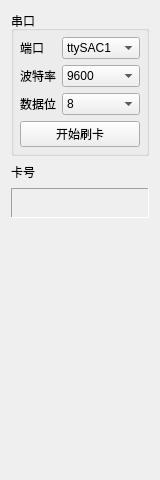
<?xml version="1.0" encoding="UTF-8"?>
<ui version="4.0">
 <class>Widget</class>
 <widget class="QWidget" name="Widget">
  <property name="geometry">
   <rect>
    <x>0</x>
    <y>0</y>
    <width>160</width>
    <height>480</height>
   </rect>
  </property>
  <property name="minimumSize">
   <size>
    <width>160</width>
    <height>480</height>
   </size>
  </property>
  <property name="maximumSize">
   <size>
    <width>160</width>
    <height>480</height>
   </size>
  </property>
  <property name="windowTitle">
   <string>Widget</string>
  </property>
  <layout class="QGridLayout" name="gridLayout">
   <item row="2" column="0">
    <widget class="QLabel" name="labelDisplayCardNo">
     <property name="minimumSize">
      <size>
       <width>0</width>
       <height>30</height>
      </size>
     </property>
     <property name="frameShape">
      <enum>QFrame::Panel</enum>
     </property>
     <property name="frameShadow">
      <enum>QFrame::Sunken</enum>
     </property>
     <property name="text">
      <string/>
     </property>
    </widget>
   </item>
   <item row="1" column="0">
    <layout class="QHBoxLayout" name="horizontalLayout">
     <item>
      <widget class="QLabel" name="labelCardNo">
       <property name="styleSheet">
        <string notr="true">font: 9pt &quot;Courier 10 Pitch&quot;;</string>
       </property>
       <property name="text">
        <string>卡号</string>
       </property>
      </widget>
     </item>
     <item>
      <spacer name="horizontalSpacer">
       <property name="orientation">
        <enum>Qt::Horizontal</enum>
       </property>
       <property name="sizeHint" stdset="0">
        <size>
         <width>40</width>
         <height>20</height>
        </size>
       </property>
      </spacer>
     </item>
    </layout>
   </item>
   <item row="3" column="0">
    <spacer name="verticalSpacer">
     <property name="orientation">
      <enum>Qt::Vertical</enum>
     </property>
     <property name="sizeHint" stdset="0">
      <size>
       <width>20</width>
       <height>232</height>
      </size>
     </property>
    </spacer>
   </item>
   <item row="0" column="0">
    <widget class="QGroupBox" name="groupBox">
     <property name="styleSheet">
      <string notr="true">font: 9pt &quot;Courier 10 Pitch&quot;;</string>
     </property>
     <property name="title">
      <string>串口</string>
     </property>
     <layout class="QVBoxLayout" name="verticalLayout">
      <property name="leftMargin">
       <number>6</number>
      </property>
      <property name="topMargin">
       <number>6</number>
      </property>
      <property name="rightMargin">
       <number>6</number>
      </property>
      <property name="bottomMargin">
       <number>6</number>
      </property>
      <item>
       <layout class="QFormLayout" name="formLayout">
        <property name="horizontalSpacing">
         <number>6</number>
        </property>
        <item row="0" column="1">
         <widget class="QComboBox" name="ComboBoxPort">
          <property name="styleSheet">
           <string notr="true">font: 9pt &quot;Courier 10 Pitch&quot;;</string>
          </property>
          <item>
           <property name="text">
            <string>ttySAC1</string>
           </property>
          </item>
          <item>
           <property name="text">
            <string>ttySAC2</string>
           </property>
          </item>
          <item>
           <property name="text">
            <string>ttySAC3</string>
           </property>
          </item>
          <item>
           <property name="text">
            <string/>
           </property>
          </item>
         </widget>
        </item>
        <item row="1" column="1">
         <widget class="QComboBox" name="ComboBoxBaudRate">
          <property name="styleSheet">
           <string notr="true">font: 9pt &quot;Courier 10 Pitch&quot;;</string>
          </property>
          <item>
           <property name="text">
            <string>9600</string>
           </property>
          </item>
          <item>
           <property name="text">
            <string>2400</string>
           </property>
          </item>
          <item>
           <property name="text">
            <string>4800</string>
           </property>
          </item>
          <item>
           <property name="text">
            <string>9600</string>
           </property>
          </item>
          <item>
           <property name="text">
            <string>115200</string>
           </property>
          </item>
         </widget>
        </item>
        <item row="2" column="1">
         <widget class="QComboBox" name="comboBoxDataSize">
          <property name="styleSheet">
           <string notr="true">font: 9pt &quot;Courier 10 Pitch&quot;;</string>
          </property>
          <item>
           <property name="text">
            <string>8</string>
           </property>
          </item>
          <item>
           <property name="text">
            <string>7</string>
           </property>
          </item>
          <item>
           <property name="text">
            <string>6</string>
           </property>
          </item>
          <item>
           <property name="text">
            <string>5</string>
           </property>
          </item>
         </widget>
        </item>
        <item row="0" column="0">
         <widget class="QLabel" name="LabelPort">
          <property name="minimumSize">
           <size>
            <width>0</width>
            <height>0</height>
           </size>
          </property>
          <property name="styleSheet">
           <string notr="true">font: 9pt &quot;Courier 10 Pitch&quot;;</string>
          </property>
          <property name="text">
           <string>端口</string>
          </property>
         </widget>
        </item>
        <item row="2" column="0">
         <widget class="QLabel" name="LabelDataSize">
          <property name="minimumSize">
           <size>
            <width>0</width>
            <height>0</height>
           </size>
          </property>
          <property name="styleSheet">
           <string notr="true">font: 9pt &quot;Courier 10 Pitch&quot;;</string>
          </property>
          <property name="text">
           <string>数据位</string>
          </property>
          <property name="textFormat">
           <enum>Qt::AutoText</enum>
          </property>
         </widget>
        </item>
        <item row="1" column="0">
         <widget class="QLabel" name="LabelBaudRate">
          <property name="minimumSize">
           <size>
            <width>60</width>
            <height>0</height>
           </size>
          </property>
          <property name="maximumSize">
           <size>
            <width>60</width>
            <height>16777215</height>
           </size>
          </property>
          <property name="styleSheet">
           <string notr="true">font: 9pt &quot;Courier 10 Pitch&quot;;</string>
          </property>
          <property name="text">
           <string>波特率</string>
          </property>
         </widget>
        </item>
       </layout>
      </item>
      <item>
       <widget class="QPushButton" name="pushButtonStartSlotCard">
        <property name="styleSheet">
         <string notr="true">font: 9pt &quot;Courier 10 Pitch&quot;;</string>
        </property>
        <property name="text">
         <string>开始刷卡</string>
        </property>
       </widget>
      </item>
     </layout>
    </widget>
   </item>
  </layout>
 </widget>
 <layoutdefault spacing="6" margin="11"/>
 <resources/>
 <connections/>
</ui>
